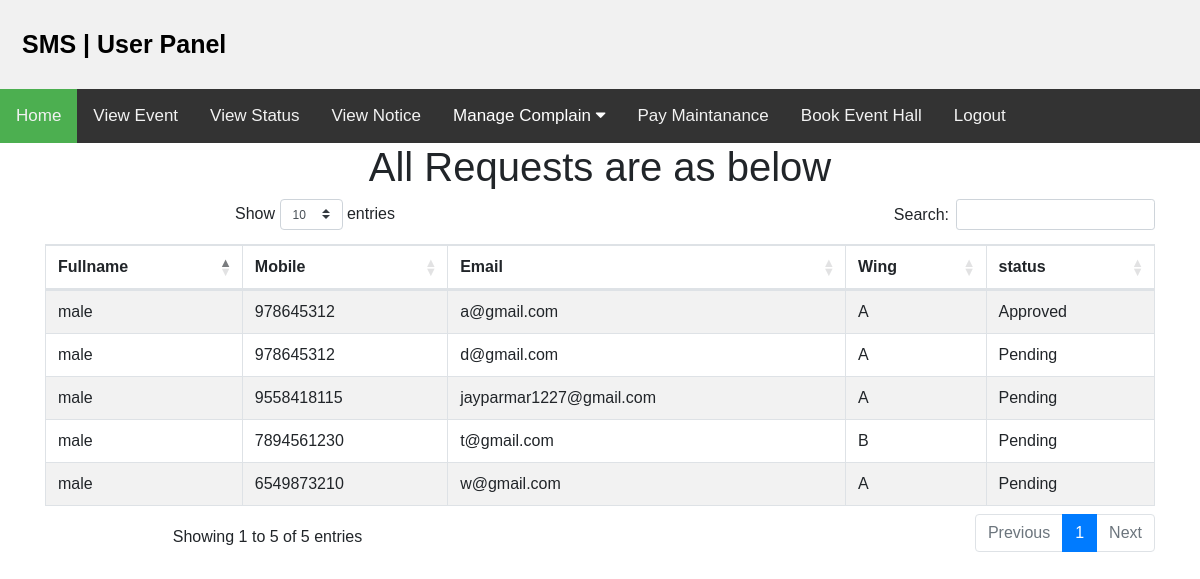
/user/viewstatus.php, run on the app's committed database.
### tables this page shows
CREATE TABLE `signup` (
  `fname` varchar(20) NOT NULL,
  `lastname` varchar(20) NOT NULL,
  `mob` bigint(10) NOT NULL,
  `gender` varchar(10) NOT NULL,
  `wing` varchar(5) NOT NULL,
  `email` varchar(30) NOT NULL,
  `pass` varchar(30) NOT NULL,
  `flatno` int(20) NOT NULL,
  `status` int(11) DEFAULT 0
);

### user/viewstatus.php (the view, shortened to what this page needs)
<html>
<head>
<link rel="stylesheet" href="https://cdnjs.cloudflare.com/ajax/libs/font-awesome/4.7.0/css/font-awesome.min.css">
<link rel="stylesheet" href="https://cdnjs.cloudflare.com/ajax/libs/twitter-bootstrap/4.1.3/css/bootstrap.css">
<link rel="stylesheet" href="https://cdn.datatables.net/1.10.20/css/dataTables.bootstrap4.min.css">
<link rel="stylesheet" href="https://cdn.datatables.net/responsive/2.2.3/css/responsive.bootstrap4.min.css">
</head>
<body>
<?php
include "include/header.php";
include "include/l_menu.php";
?>
<div class="container">
<center>
<h1>All Requests are as below</h1>
<table id="example" class="table table-striped table-bordered dt-responsive nowrap" style="width:100%">
<thead>
<th>Fullname</th>
<th>Mobile</th>
<th>Email</th>
<th>Wing</th>
<th>status</th>
</thead>
<tbody>
<tr>
<?php
include "../connection.php";
$cmd="select * from signup";
$result=mysqli_query($con,$cmd) or die(mysqli_error($con));
while($row=mysqli_fetch_array($result))
{
    $mob=$row['mob'];
    $fname=$row['gender'];
    $wing=$row['wing'];
	$email=$row['email'];
	$status=$row['status'];
?>
<td><?php echo $fname; ?></td>
<td><?php echo $mob; ?></td>
<td><?php echo $email; ?></td>
<td><?php echo $wing; ?></td>
<?php
if($status==0)
{?>
	<td>Pending</td>
<?php
}
elseif($status==1)
{
	?>
	<td>Approved</td>
	<?php
}
else
{
	?>
	<td>Rejected</td>
	<?php
}
?>
</tr>
<?php } ?>
</tbody>
</table>
</center>
</div>
</body>
</html>

### user/include/header.php (shortened to what this page needs)
<!DOCTYPE html>
<html>
<head>
</head>
<body>
<div class="header">
  <a href="#default" class="logo">SMS | User Panel</a>
</div>
</body>
</html>

### user/include/l_menu.php (shortened to what this page needs)
<!DOCTYPE html>
<html>
<head>
<link rel="stylesheet" href="https://cdnjs.cloudflare.com/ajax/libs/font-awesome/4.7.0/css/font-awesome.min.css">
</head>
<body>
<div class="topnav" id="myTopnav">
  <a href="uhome.php" class="active">Home</a>
  <a href="viewevent.php" >View Event</a>
  <a href="viewstatus.php" >View Status</a>
  <a href="view_notice.php" >View Notice</a>
  <div class="dropdown">
    <button class="dropbtn" href="ucomplain.php">Manage Complain
      <i class="fa fa-caret-down"></i>
    </button>
  </div>
  <a href="#about" >Pay Maintanance</a>
  <a href="hallbook.php" >Book Event Hall</a>
  <a href="logout.php" >Logout</a>
</div>
</body>
</html>

### user/include/header.php (style rules this page uses)
* { box-sizing: border-box; }
body { margin: 0; font-family: Arial, Helvetica, sans-serif; }
.header { overflow: hidden; background-color: #f1f1f1; padding: 20px 10px; }
.header a { float: left; color: black; text-align: center; padding: 12px; text-decoration: none; font-size: 18px; line-height: 25px; border-radius: 4px; }
.header a.logo { font-size: 25px; font-weight: bold; }

### user/include/l_menu.php (style rules this page uses)
body { margin:0;font-family:Arial }
.topnav { overflow: hidden; background-color: #333; }
.topnav a { float: left; display: block; color: #f2f2f2; text-align: center; padding: 14px 16px; text-decoration: none; font-size: 17px; }
.active { background-color: #4CAF50; color: white; }
.dropdown { float: left; overflow: hidden; }
.dropdown .dropbtn { font-size: 17px; border: none; outline: none; color: white; padding: 14px 16px; background-color: inherit; font-family: inherit; margin: 0; }

### data on the page
signup: gender "male", mob "978645312", email "a@gmail.com", wing "A", status "Approved"
signup: gender "male", mob "978645312", email "d@gmail.com", wing "A", status "Pending"
signup: gender "male", mob "9558418115", email "jayparmar1227@gmail.com", wing "A", status "Pending"
signup: gender "male", mob "7894561230", email "t@gmail.com", wing "B", status "Pending"
signup: gender "male", mob "6549873210", email "w@gmail.com", wing "A", status "Pending"
